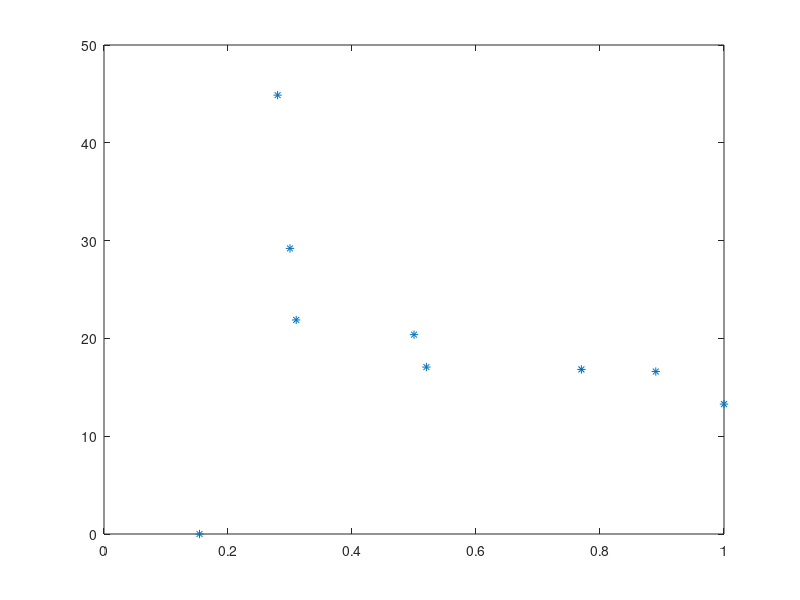

MATLAB code for this plot:
clear all, close all, clc;

prob = [0.06, 0.125, 0.175, 0.2, 0.25, 0.3, 0.4, 0.5, 1.0];
oversent = [15.7, 20.8 , 29.1, 20, 42.6, 56, 26, 94, 154];
life_time = [15.7, 25.8, 56.6, 22, 134.5, 174, 58, 319, 1000];
rate = [1.0, 0.77, 0.50, 0.89, 0.31, 0.3, 0.52, 0.28, 0.154];

TH = 0.154;
damage = oversent - TH .* life_time;

figure;
plot(rate, damage, '*');